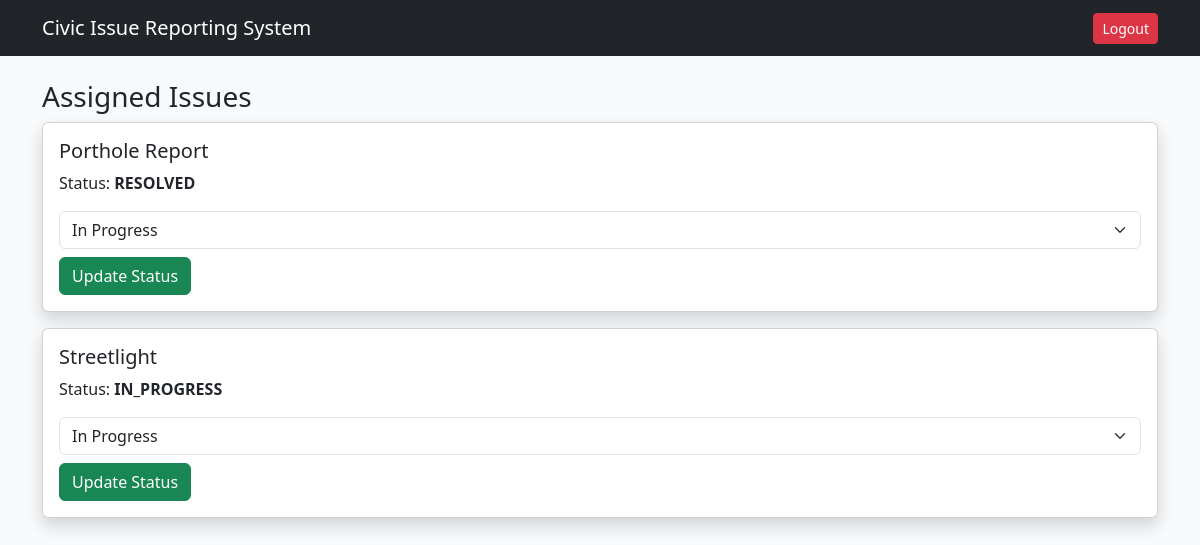
The page /authority/ (signed in) on the database as committed earlier.
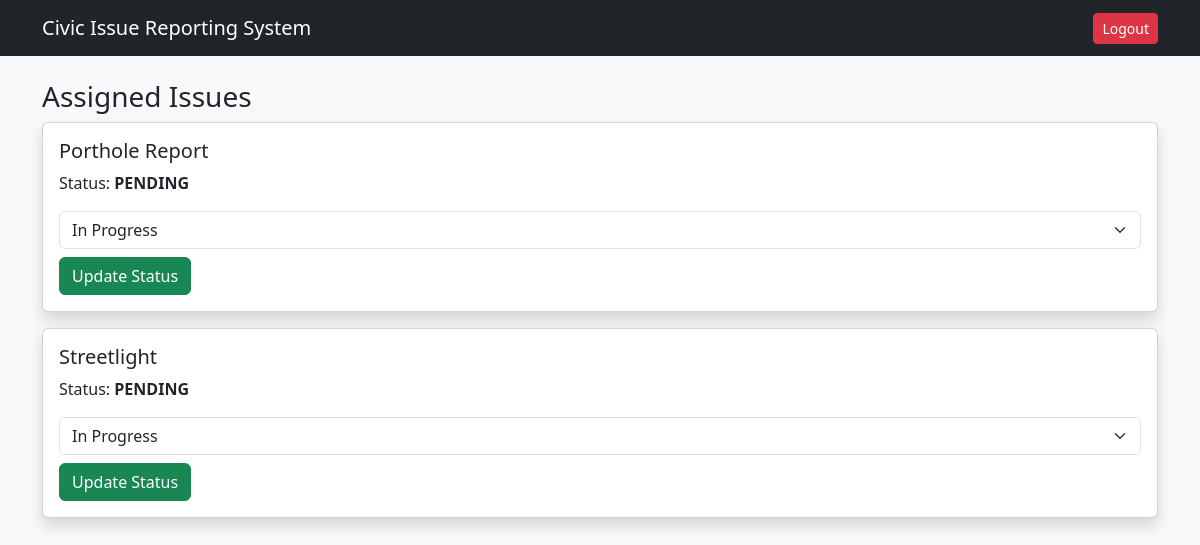
The same page on the database as committed later.
### issues/models.py (models this page shows, shortened)
class Issue(models.Model):
    CATEGORY_CHOICES = [
        ('POTHOLE', 'Pothole'),
        ('GARBAGE', 'Garbage'),
        ('WATER', 'Water Leakage'),
        ('STREETLIGHT', 'Street Light'),
        ('DRAINAGE', 'Drainage'),
        ('OTHER', 'Other'),
    ]
    STATUS_CHOICES = [
        ('PENDING', 'Pending'),
        ('IN_PROGRESS', 'In Progress'),
        ('RESOLVED', 'Resolved'),
    ]
    user = models.ForeignKey(User, on_delete=models.CASCADE)
    title = models.CharField(max_length=100)
    description = models.TextField()
    image = models.ImageField(upload_to='issue_images/', null=True, blank=True)
    category = models.CharField(max_length=20, choices=CATEGORY_CHOICES)
    status = models.CharField(max_length=20, choices=STATUS_CHOICES, default='PENDING')
    latitude = models.FloatField()
    longitude = models.FloatField()
    priority = models.IntegerField(default=0)
    assigned_to = models.ForeignKey(
        User,
        on_delete=models.SET_NULL,
        null=True,
        blank=True,
        related_name="assigned_issues"
    )
    created_at = models.DateTimeField(auto_now_add=True)
    updated_at = models.DateTimeField(auto_now=True)

### issues/views.py (the view)
# urls.py: path('authority/', views.authority_dashboard, name='authority_dashboard'),
@staff_member_required
def authority_dashboard(request):
    issues = Issue.objects.filter(assigned_to=request.user)
    return render(request, 'authority/dashboard.html', {'issues': issues})

### issues/templates/authority/dashboard.html (shortened to what this page needs)
{% extends "base.html" %}
{% block content %}
<h3>Assigned Issues</h3>
{% for issue in issues %}
<div class="card mb-3 shadow">
    <div class="card-body">
        <h5>{{ issue.title }}</h5>
        <p>Status: <strong>{{ issue.status }}</strong></p>
        <form method="post" action="{% url 'update_status' issue.id %}">
            <select name="status" class="form-select mb-2">
                <option value="IN_PROGRESS">In Progress</option>
            </select>
            <button class="btn btn-success">Update Status</button>
        </form>
    </div>
</div>
{% empty %}
<p>No assigned issues.</p>
{% endfor %}
{% endblock %}

Rows that differ between the two databases and show on the page:
changed Issue "Porthole Report": status "RESOLVED" → "PENDING"
changed Issue "Streetlight": status "IN_PROGRESS" → "PENDING"
